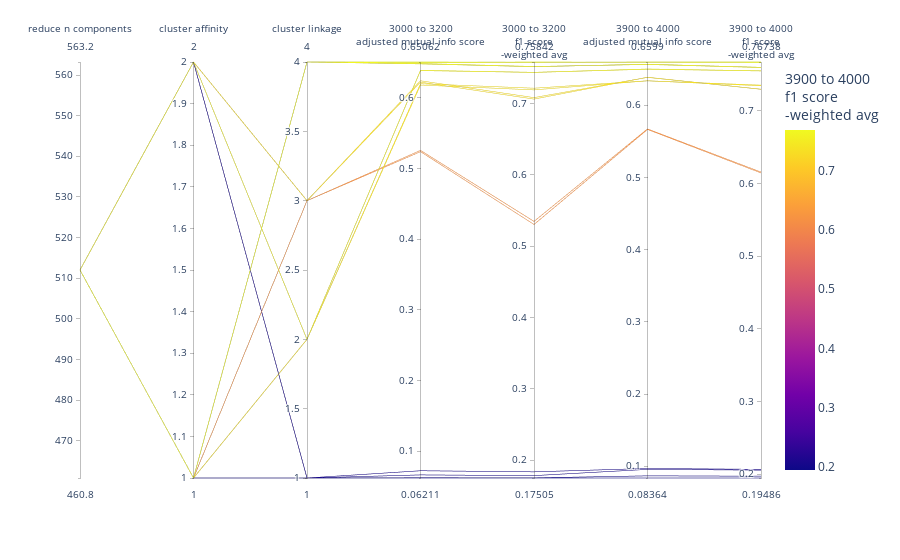

Write notebook code for a chart like this one.
### Markdown cell above
### Filter to only runs with over 49k rows

Since these are the ones we'll care about the most

### Code cell
l_cols_plot_raw_ = l_parallel_params + l_parallel_metrics_3k + l_parallel_metrics_4k
l_cols_plot_clean_ = [rename_col_for_display(c) for c in l_cols_plot_raw_]
df_plot_ = (
    df_mlf_clustering_candidates
    [df_mlf_clustering_candidates['metrics.filtered_embeddings-n_rows'] >= 49000]
    [l_cols_plot_raw_]
    .fillna({'params._pipe-reduce__n_components': 512, 'params._pipe-normalize__norm': 'None'})  # for SVD nulls & norm nulls
    .rename(columns={c: rename_col_for_display(c) for c in l_cols_plot_raw_})
    .reset_index(drop=True)
)
# remap cluster linkage so it shows up in plot
col_linkage_clean = 'cluster linkage'
col_affinity_clean = 'cluster affinity'
col_comp_clean = 'reduce n components'

df_plot_[col_linkage_clean] = df_plot_[col_linkage_clean].replace(d_linkage_to_num)
df_plot_[col_affinity_clean] = df_plot_[col_affinity_clean].replace(d_affinity_to_num)
df_plot_[col_comp_clean] = df_plot_[col_comp_clean].astype(int).replace(d_comp_to_num)
print(f"Linkage names:\n  {d_num_to_linkage}")
print(f"Affinity names:\n  {d_num_to_affinity}")
print(f"Component names:\n  {d_num_to_comp}")

# apply filters
# df_plot_ = df_plot_[df_plot_[col_linkage_clean] != d_linkage_to_num['single']].reset_index(drop=True)
df_plot_ = df_plot_[df_plot_[col_comp_clean] != 2].reset_index(drop=True)
print(df_plot_.shape)

df_top_runs = df_plot_.copy()

fig = px.parallel_coordinates(
    df_plot_,
    color=l_cols_plot_clean_[-1],
    # dimensions=l_cols_plot_clean_,
    # labels={},
    # color_continuous_scale=px.colors.diverging.Tealrose,
    # color_continuous_midpoint=2
)
fig.show()

### Figure 1 — Plotly figure (JSON) as saved in the notebook; plotly's stock layout.template omitted (floating-point values rounded to 4 significant figures)
{"data": [{"dimensions": [{"label": "reduce n components", "values": [512, 512, 512, 512, 512, 512, 512, 512, 512, 512, 512, 512, 512, 512, 512, 512, 512, 512]}, {"label": "cluster affinity", "values": [1, 1, 2, 2, 1, 1, 2, 2, 1, 1, 2, 2, 1, 1, 1, 1, 1, 1]}, {"label": "cluster linkage", "values": [3, 3, 3, 3, 2, 2, 2, 2, 1, 1, 1, 1, 4, 4, 4, 4, 4, 4]}, {"label": "3000 to 3200<br>adjusted mutual info score<br>", "values": [0.5256, 0.5238, 0.6241, 0.6221, 0.6199, 0.618, 0.6389, 0.6385, 0.06243, 0.06211, 0.06648, 0.07238, 0.6506, 0.6479, 0.6498, 0.6482, 0.6501, 0.6485]}, {"label": "3000 to 3200<br>f1 score<br>-weighted avg<br><br>", "values": [0.5349, 0.5306, 0.7085, 0.7064, 0.7217, 0.7193, 0.7439, 0.7438, 0.1752, 0.1751, 0.1784, 0.1837, 0.7581, 0.7518, 0.7579, 0.7518, 0.7584, 0.7521]}, {"label": "3900 to 4000<br>adjusted mutual info score<br>", "values": [0.5672, 0.5665, 0.6386, 0.6388, 0.6339, 0.6338, 0.6502, 0.6499, 0.08663, 0.08364, 0.09557, 0.09683, 0.6596, 0.6568, 0.6599, 0.6567, 0.6597, 0.6564]}, {"label": "3900 to 4000<br>f1 score<br>-weighted avg<br><br>", "values": [0.6159, 0.6147, 0.7299, 0.7298, 0.7355, 0.7347, 0.7553, 0.755, 0.1974, 0.1949, 0.2057, 0.2068, 0.7667, 0.76, 0.7674, 0.76, 0.7672, 0.7597]}], "domain": {"x": [0, 1], "y": [0, 1]}, "line": {"color": [0.6159, 0.6147, 0.7299, 0.7298, 0.7355, 0.7347, 0.7553, 0.755, 0.1974, 0.1949, 0.2057, 0.2068, 0.7667, 0.76, 0.7674, 0.76, 0.7672, 0.7597], "coloraxis": "coloraxis"}, "name": "", "type": "parcoords"}], "layout": {"autosize": true, "coloraxis": {"colorbar": {"title": {"text": "3900 to 4000<br>f1 score<br>-weighted avg<br><br>"}}, "colorscale": [[0, "#0d0887"], [0.1111, "#46039f"], [0.2222, "#7201a8"], [0.3333, "#9c179e"], [0.4444, "#bd3786"], [0.5556, "#d8576b"], [0.6667, "#ed7953"], [0.7778, "#fb9f3a"], [0.8889, "#fdca26"], [1, "#f0f921"]]}, "legend": {"tracegroupgap": 0}, "margin": {"t": 60}}}
